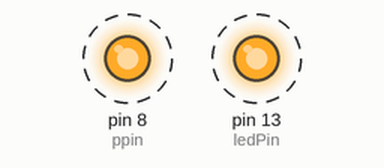
Recording of a sketch running on a simulated Arduino Uno, built with avr-gcc and run on an emulated ATmega328P. On the bench: output pins drawn as LEDs (lit = HIGH). Dashed ring = blinking.

Above: at 0.06 s.
Timing chart, 0 to 3.0 s (numbered marks = the images above):
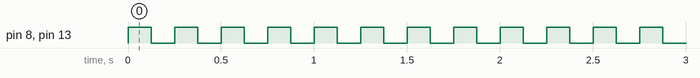

The sketch:

towertest2.ino
```cpp
// (licence header left out)
const int ledPin = 13;                 // pin to trip to show that we're doing something
const int ppin = 8;
const int duration = 125;                    // how long between pin activations


void setup() {
  Serial.begin(9600);

  pinMode(ledPin, OUTPUT);
  pinMode(ppin,  OUTPUT);
  digitalWrite(ppin, LOW);
}


void loop()
{
  digitalWrite(ppin,  HIGH);
  digitalWrite(ledPin, HIGH);
  delay(duration);

  digitalWrite(ppin,  LOW);
  digitalWrite(ledPin, LOW);
  delay(duration);
}
```

Measured:
- by itself, pin 8 (ppin), pin 13 (ledPin): alternates HIGH for 0.13 s and LOW for 0.13 s
